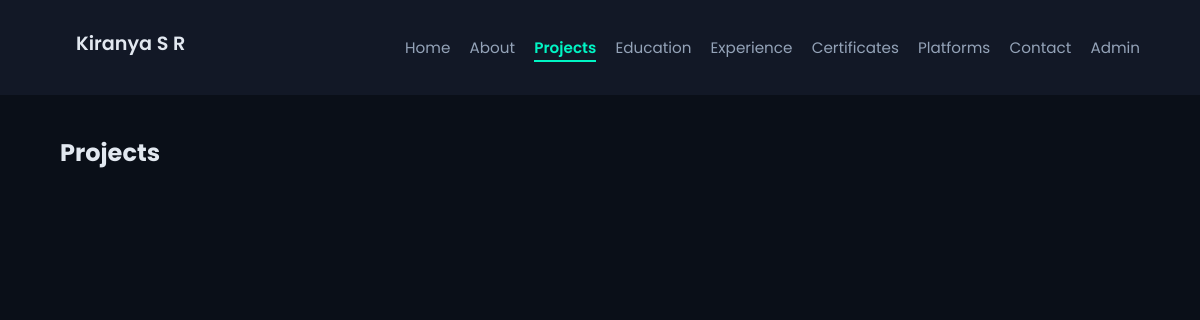
Page /projects on the earlier database version.
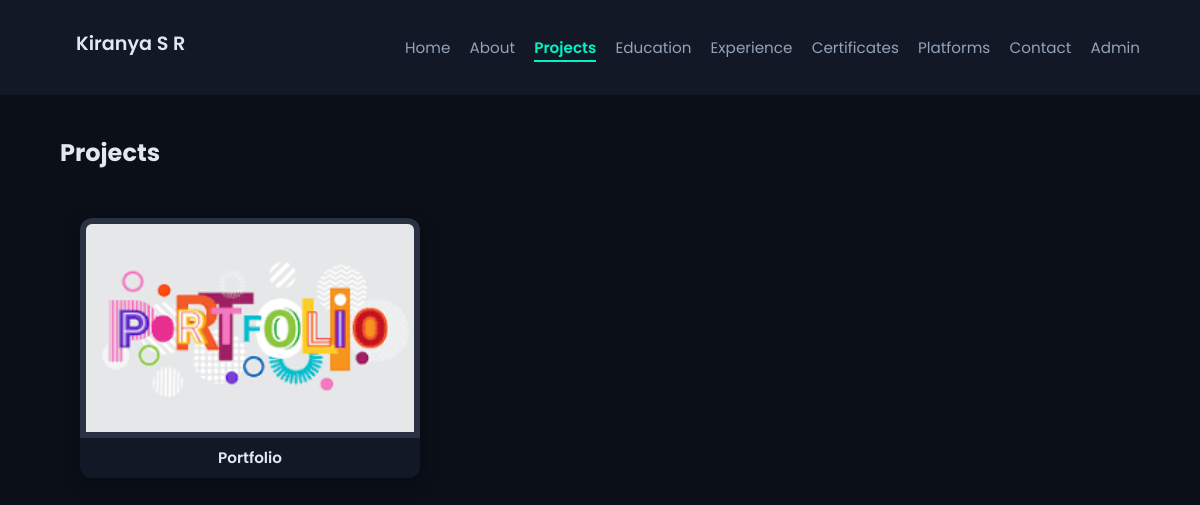
Same page on the later database version.
### tables this page shows
CREATE TABLE projects (
    id INTEGER PRIMARY KEY AUTOINCREMENT, title TEXT, description TEXT, tech_stack TEXT,
    github TEXT, demo TEXT, image TEXT, outcome TEXT, tools TEXT, use_case TEXT
);

### app.py (the view)
@app.route('/projects')
def projects():
    conn = get_db_connection()
    c = conn.cursor()
    c.execute('SELECT * FROM projects')
    projects_list = [{'id': r[0], 'title': r[1], 'description': r[2], 'tech_stack': r[3], 'github': r[4], 'demo': r[5], 'image': r[6], 'outcome': r[7], 'tools': r[8], 'use_case': r[9]} for r in c.fetchall()]
    conn.close()
    return render_template('projects.html', projects=projects_list)

### app.py (called while the page is built)
def get_db_connection():
    return sqlite3.connect(DATABASE_PATH)

### templates/projects.html (shortened to what this page needs)
{% extends "layout.html" %}
{% block content %}
<link rel="stylesheet" href="{{ url_for('static', filename='css/projects.css') }}">
<h2 class="projects-heading">Projects</h2>
<div class="projects-container">
  {% for p in projects %}
    <div class="project-card" onclick="openPopup({{ loop.index0 }})">
  <img src="{{ url_for('static', filename='images/' ~ (p.image if p.image else 'default.png')) }}" alt="{{ p.title }}">
  <h3>{{ p.title }}</h3>
</div>
  {% endfor %}
</div>
{% endblock %}

### templates/layout.html (shortened to what this page needs)
<!DOCTYPE html>
<html lang="en">
<head>
  <link rel="stylesheet" href="{{ url_for('static', filename='css/style.css') }}" />
  <link rel="stylesheet" href="https://cdnjs.cloudflare.com/ajax/libs/font-awesome/6.5.0/css/all.min.css" />
</head>
<body>
  <nav class="navbar">
    <div class="nav-wrapper container">
      <h1 class="logo">Kiranya S R</h1>
      <ul class="nav-links">
         <li><a href="{{ url_for('home') }}" class="{% if request.path == url_for('home') %}active{% endif %}">Home</a></li>
        <li><a href="{{ url_for('about') }}" class="{% if request.path == url_for('about') %}active{% endif %}">About</a></li>
        <li><a href="{{ url_for('projects') }}" class="{% if request.path == url_for('projects') %}active{% endif %}">Projects</a></li>
        <li><a href="{{ url_for('education') }}" class="{% if request.path == url_for('education') %}active{% endif %}">Education</a></li>
        <li><a href="{{ url_for('experience') }}" class="{% if request.path == url_for('experience') %}active{% endif %}">Experience</a></li>
        <li><a href="{{ url_for('certificates') }}" class="{% if request.path == url_for('certificates') %}active{% endif %}">Certificates</a></li>
        <li><a href="{{ url_for('technical_platforms') }}" class="{% if request.path == url_for('technical_platforms') %}active{% endif %}">Platforms</a></li>
        <li><a href="{{ url_for('contact') }}" class="{% if request.path == url_for('contact') %}active{% endif %}">Contact</a></li>
        {% if session.admin %}
          <li><a href="{{ url_for('dashboard') }}" class="{% if request.path == '/dashboard' %}active{% endif %}">Dashboard</a></li>
          <li><a href="{{ url_for('logout') }}">Logout</a></li>
        {% else %}
          <li><a href="{{ url_for('login') }}" class="{% if request.path == '/login' %}active{% endif %}">Admin</a></li>
        {% endif %}
      </ul>
    </div>
  </nav>
  <main class="container">
    {% block content %}{% endblock %}
  </main>
</body>
</html>

### static/css/style.css (style rules this page uses)
:root { --bg-dark-primary: #0a0f18; --bg-dark-secondary: #121826; --border-color: #2a3143; --primary-accent: #00f5c4; --text-primary: #e2e8f0; --text-secondary: #94a3b8; }
body { font-family: 'Poppins', sans-serif; margin: 0; padding: 0; background-color: var(--bg-dark-primary); color: var(--text-primary); }
.container { width: 90%; max-width: 1100px; margin: auto; padding: 1rem; }
.navbar { background-color: var(--bg-dark-secondary); color: var(--text-primary); padding: 0.4rem 0; position: sticky; top: 0; z-index: 1000; }
.nav-wrapper { display: flex; justify-content: space-between; align-items: center; height: 50px; }
.logo { font-size: 1.2rem; font-weight: 600; margin-left: 1rem; }
.nav-links { list-style: none; display: flex; gap: 1.2rem; margin: 0; padding: 0; }
.nav-links li a { color: var(--text-secondary); text-decoration: none; padding-bottom: 2px; font-size: 0.95rem; transition: color 0.3s, border-bottom 0.3s; }
.nav-links li a.active { color: var(--primary-accent); font-weight: 600; border-bottom: 2px solid var(--primary-accent); }
h1, h2, h3, h4 { font-family: 'Poppins', sans-serif; color: var(--text-primary); margin: 0 0 0.5rem; }
main.container { padding-top: 40px; padding-bottom: 40px; }

### static/css/projects.css (style rules this page uses)
.projects-container { display: grid; grid-template-columns: repeat(3, 1fr); gap: 30px; padding: 40px 20px; width: 100%; margin: 0 auto; justify-content: start; align-items: start; max-width: 1300px; }
.project-card { background-color: var(--bg-dark-secondary); border-radius: 12px; box-shadow: 0 6px 18px rgba(0, 0, 0, 0.25); overflow: hidden; cursor: pointer; transition: transform 0.3s ease, box-shadow 0.3s ease; color: var(--text-primary); display: flex; flex-direction: column; height: 260px; width: 100%; }
.project-card img { width: 100%; height: 220px; object-fit: cover; border-radius: 12px 12px 0 0; padding: 6px; background-color: var(--border-color); box-sizing: border-box; }
.project-card h3 { margin: 0; padding: 2px 6px; font-size: 0.95rem; font-weight: 600; color: var(--text-primary); background-color: var(--bg-dark-secondary); display: flex; align-items: center; justify-content: center; flex-grow: 1; height: auto; min-height: 30px; }

Differences in the rows shown:
added projects: image (picture), title "Portfolio"
